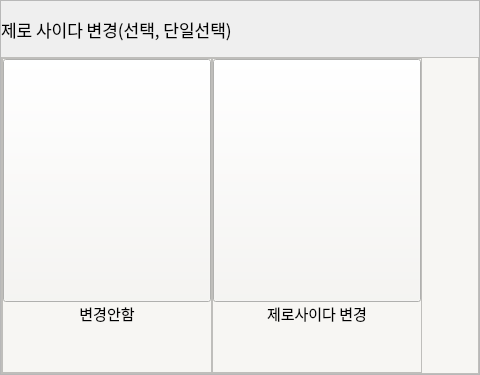
                 <widget class="QFrame" name="option_frame_11">
                  <property name="minimumSize">
                   <size>
                    <width>0</width>
                    <height>375</height>
                   </size>
                  </property>
                  <property name="maximumSize">
                   <size>
                    <width>23592958</width>
                    <height>375</height>
                   </size>
                  </property>
                  <property name="styleSheet">
                   <string notr="true"/>
                  </property>
                  <property name="frameShape">
                   <enum>QFrame::StyledPanel</enum>
                  </property>
                  <property name="frameShadow">
                   <enum>QFrame::Raised</enum>
                  </property>
                  <layout class="QVBoxLayout" name="verticalLayout_13">
                   <property name="spacing">
                    <number>0</number>
                   </property>
                   <property name="leftMargin">
                    <number>0</number>
                   </property>
                   <property name="topMargin">
                    <number>0</number>
                   </property>
                   <property name="rightMargin">
                    <number>0</number>
                   </property>
                   <property name="bottomMargin">
                    <number>0</number>
                   </property>
                   <item>
                    <widget class="QLabel" name="option_12_title">
                     <property name="minimumSize">
                      <size>
                       <width>0</width>
                       <height>0</height>
                      </size>
                     </property>
                     <property name="maximumSize">
                      <size>
                       <width>23592958</width>
                       <height>56</height>
                      </size>
                     </property>
                     <property name="font">
                      <font>
                       <family>Pretendard Medium</family>
                       <pointsize>13</pointsize>
                      </font>
                     </property>
                     <property name="text">
                      <string>제로 사이다 변경(선택, 단일선택)</string>
                     </property>
                    </widget>
                   </item>
                   <item>
                    <widget class="QFrame" name="frame_11">
                     <property name="styleSheet">
                      <string notr="true">background-color: rgb(247, 246, 243);</string>
                     </property>
                     <property name="frameShape">
                      <enum>QFrame::StyledPanel</enum>
                     </property>
                     <property name="frameShadow">
                      <enum>QFrame::Raised</enum>
                     </property>
                     <layout class="QHBoxLayout" name="horizontalLayout_6">
                      <property name="spacing">
                       <number>0</number>
                      </property>
                      <property name="leftMargin">
                       <number>0</number>
                      </property>
                      <property name="topMargin">
                       <number>0</number>
                      </property>
                      <property name="rightMargin">
                       <number>0</number>
                      </property>
                      <property name="bottomMargin">
                       <number>0</number>
                      </property>
                      <item>
                       <widget class="QFrame" name="frame_12">
                        <property name="minimumSize">
                         <size>
                          <width>210</width>
                          <height>0</height>
                         </size>
                        </property>
                        <property name="frameShape">
                         <enum>QFrame::StyledPanel</enum>
                        </property>
                        <property name="frameShadow">
                         <enum>QFrame::Raised</enum>
                        </property>
                        <layout class="QVBoxLayout" name="verticalLayout_14">
                         <property name="spacing">
                          <number>0</number>
                         </property>
                         <property name="leftMargin">
                          <number>0</number>
                         </property>
                         <property name="topMargin">
                          <number>0</number>
                         </property>
                         <property name="rightMargin">
                          <number>0</number>
                         </property>
                         <property name="bottomMargin">
                          <number>0</number>
                         </property>
                         <item>
                          <widget class="QPushButton" name="no_choice_zero_cider">
                           <property name="minimumSize">
                            <size>
                             <width>0</width>
                             <height>243</height>
                            </size>
                           </property>
                           <property name="cursor">
                            <cursorShape>OpenHandCursor</cursorShape>
                           </property>
                           <property name="text">
                            <string/>
                           </property>
                           <property name="icon">
                            <iconset>
                             <normaloff>../img/qt자료/forbidden_gray.png</normaloff>../img/qt자료/forbidden_gray.png</iconset>
                           </property>
                           <property name="iconSize">
                            <size>
                             <width>168</width>
                             <height>225</height>
                            </size>
                           </property>
                           <property name="checkable">
                            <bool>true</bool>
                           </property>
                          </widget>
                         </item>
                         <item>
                          <widget class="QLabel" name="option_12_label_1">
                           <property name="font">
                            <font>
                             <family>Pretendard Light</family>
                             <pointsize>11</pointsize>
                            </font>
                           </property>
                           <property name="text">
                            <string>변경안함</string>
                           </property>
                           <property name="alignment">
                            <set>Qt::AlignHCenter|Qt::AlignTop</set>
                           </property>
                          </widget>
                         </item>
                        </layout>
                       </widget>
                      </item>
                      <item>
                       <widget class="QFrame" name="frame_13">
                        <property name="minimumSize">
                         <size>
                          <width>210</width>
                          <height>0</height>
                         </size>
                        </property>
                        <property name="frameShape">
                         <enum>QFrame::StyledPanel</enum>
                        </property>
                        <property name="frameShadow">
                         <enum>QFrame::Raised</enum>
                        </property>
                        <layout class="QVBoxLayout" name="verticalLayout_15">
                         <property name="spacing">
                          <number>0</number>
                         </property>
                         <property name="leftMargin">
                          <number>0</number>
                         </property>
                         <property name="topMargin">
                          <number>0</number>
                         </property>
                         <property name="rightMargin">
                          <number>0</number>
                         </property>
                         <property name="bottomMargin">
                          <number>0</number>
                         </property>
                         <item>
                          <widget class="QPushButton" name="zero_cider_changed">
                           <property name="minimumSize">
                            <size>
                             <width>0</width>
                             <height>243</height>
                            </size>
                           </property>
                           <property name="cursor">
                            <cursorShape>OpenHandCursor</cursorShape>
                           </property>
                           <property name="text">
                            <string/>
                           </property>
                           <property name="icon">
                            <iconset>
                             <normaloff>../img/option_img/zero_cider_2.jpg</normaloff>../img/option_img/zero_cider_2.jpg</iconset>
                           </property>
                           <property name="iconSize">
                            <size>
                             <width>168</width>
                             <height>225</height>
                            </size>
                           </property>
                           <property name="checkable">
                            <bool>true</bool>
                           </property>
                          </widget>
                         </item>
                         <item>
                          <widget class="QLabel" name="option_12_label_2">
                           <property name="font">
                            <font>
                             <family>Pretendard Light</family>
                             <pointsize>11</pointsize>
                            </font>
                           </property>
                           <property name="text">
                            <string>제로사이다 변경</string>
                           </property>
                           <property name="alignment">
                            <set>Qt::AlignHCenter|Qt::AlignTop</set>
                           </property>
                          </widget>
                         </item>
                        </layout>
                       </widget>
                      </item>
                      <item>
                       <spacer name="horizontalSpacer_5">
                        <property name="orientation">
                         <enum>Qt::Horizontal</enum>
                        </property>
                        <property name="sizeHint" stdset="0">
                         <size>
                          <width>56</width>
                          <height>37</height>
                         </size>
                        </property>
                       </spacer>
                      </item>
                     </layout>
                    </widget>
                   </item>
                  </layout>
                 </widget>
